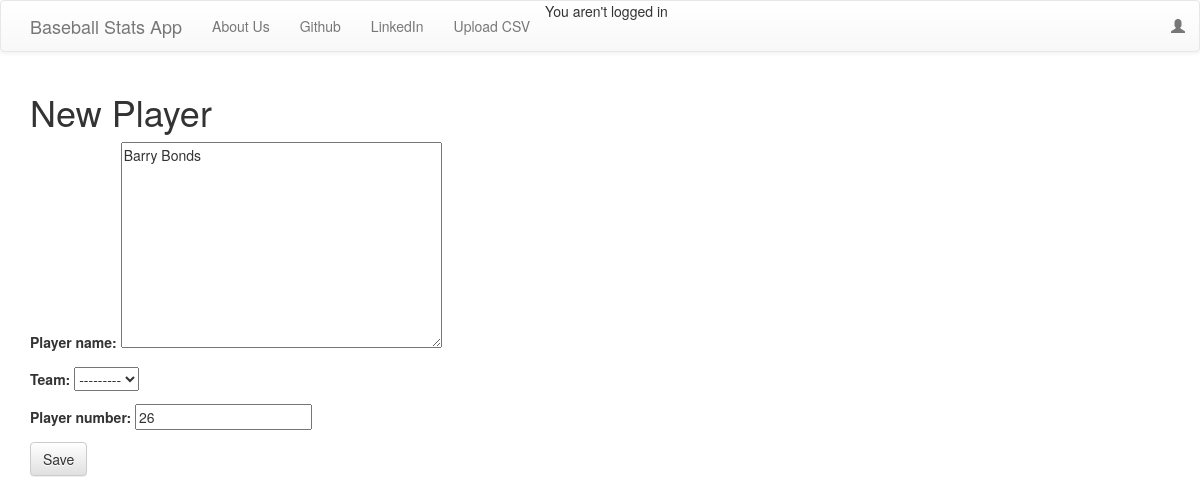
Page /edit/2/ on the committed database.
### baseballapp/models.py (models this page shows, shortened)
class Player(models.Model):
    player_name=models.TextField(max_length=200)
    BRAVES="Braves"
    TIGERS="Tigers"
    TEAM_CHOICES=(
    (BRAVES,'Braves'),
    (TIGERS,'Tigers'),
    )
    team=models.CharField(choices=TEAM_CHOICES,max_length=600)
    player_number=models.IntegerField()

### baseballapp/views.py (the view)
# urls.py: url(r'edit/(?P<pk>\d+)/$',views.PlayerUpdateView.as_view(),name="player_edit"),
class PlayerUpdateView(UpdateView):
    redirect_field_name="baseballapp/player_detail.html"
    form_class=PlayerForm
    model=Player

### baseballapp/forms.py
class PlayerForm(forms.ModelForm):
    class Meta():
        model=Player
        fields='__all__'

### templates/baseballapp/player_form.html (shortened to what this page needs)
{% extends "base.html" %}
{% block content %}
<h1>New Player</h1>
<form class="player-form" method="post">
  {{form.as_p}}
<button type="submit" class="save btn btn-default" name="button">Save</button>
</form>
{% endblock %}

### rows in the picture
Player: player_name "Barry Bonds", team "---------", player_number "26"
